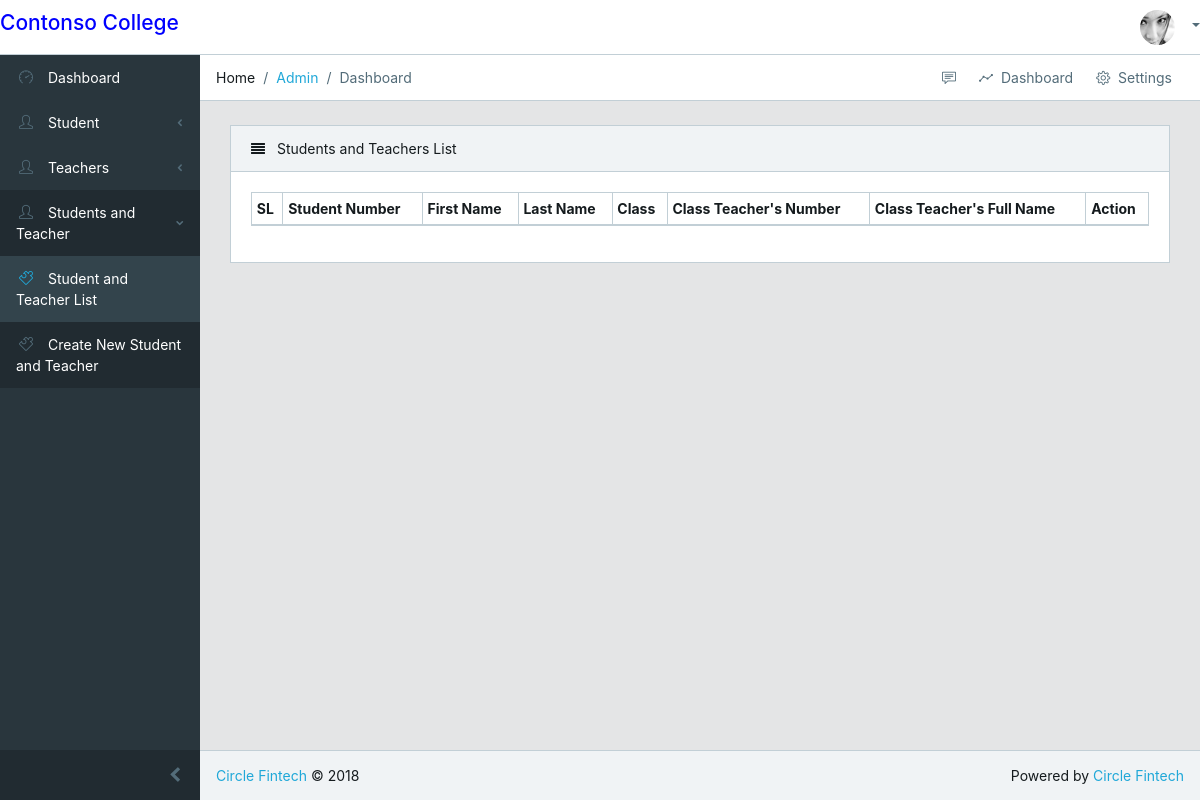
The page /sandt/allsandt/ on the database as committed earlier.
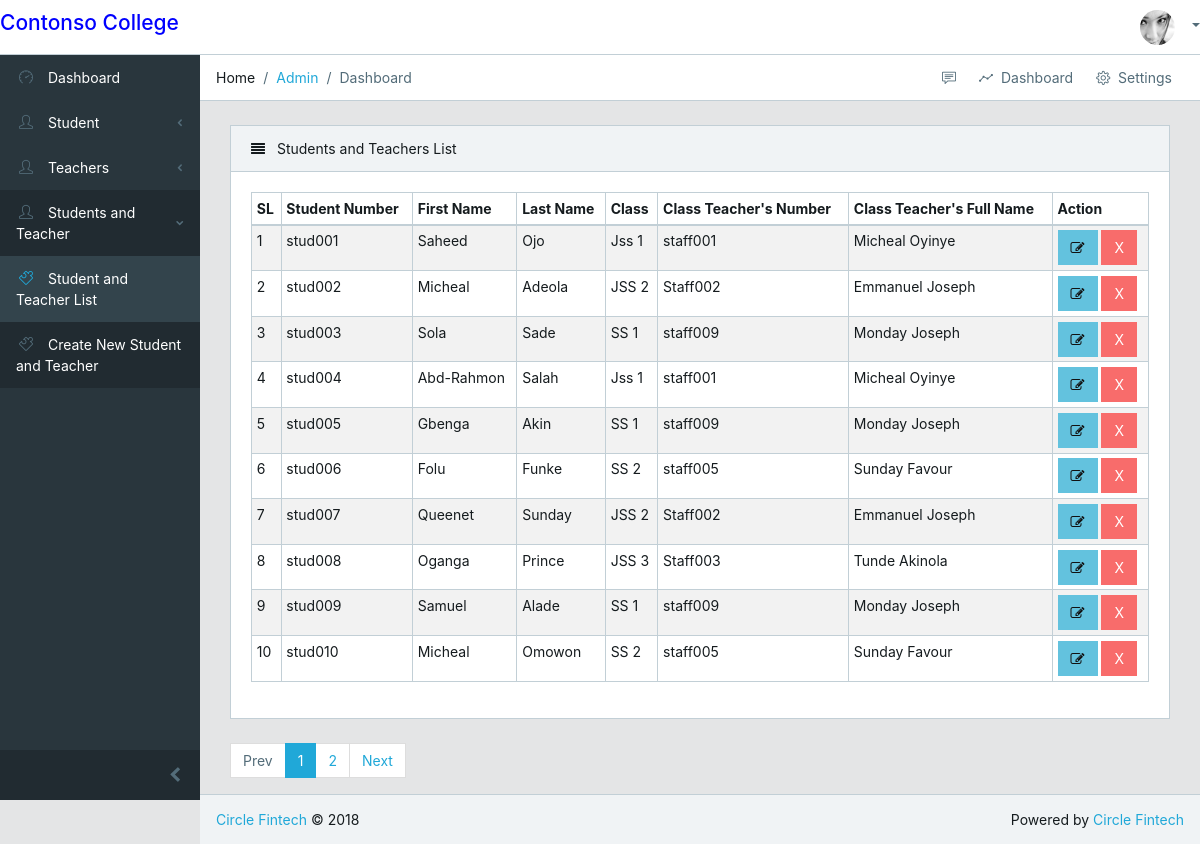
The same page on the database as committed later.
### sandt/models.py (models this page shows)
class Sandt(models.Model):
    student_number = models.CharField(max_length=8)
    first_name = models.CharField(max_length=50)
    last_name = models.CharField(max_length=50)
    level = models.CharField(max_length=5, null=False)
    staff_number = models.CharField(max_length=8)
    teacher_full_name = models.CharField(max_length=80)
    game = models.TextField(blank=True, null=True)

### sandt/views.py (the view)
# urls.py: path('allsandt/', views.sandt_list, name='sandt_list'),
def sandt_list(request):
    sandts = Sandt.objects.all()
    paginator = Paginator(sandts, 10)
    page = request.GET.get('page')
    paged_sandts = paginator.get_page(page)
    context = {
        "sandts": paged_sandts
    }
    return render(request, "sandt/sandts_list.html", context)

### templates/sandt/sandts_list.html (shortened to what this page needs)
{% extends 'base/base.html' %}
{% load static %}
{% block content %}
<div class="row">
    <div class="col-lg-12">
        <div class="card">
            <div class="card-header">
                <i class="fa fa-align-justify"></i> Students and Teachers List</div>
            <div class="card-body">
                <table class="table table-responsive-sm table-bordered table-striped table-sm">
                    <thead>
                        <tr>
                            <th>SL</th>
                            <th>Student Number</th>
                            <th>First Name</th>
                            <th>Last Name</th>
                            <th>Class</th>
                            <th>Class Teacher's Number</th>
                            <th>Class Teacher's Full Name</th>
                            <th>Action</th>
                        </tr>
                    </thead>
                    <tbody>
                        {% for sandt in sandts %}
                            <tr>
                                <td>{{ forloop.counter }}</td>
                                <td>{{ sandt.student_number }}</td>
                                <td>{{ sandt.first_name }}</td>
                                <td>{{ sandt.last_name }}</td>
                                <td>{{ sandt.level }}</td>
                                <td>{{ sandt.staff_number }}</td>
                                <td>{{ sandt.teacher_full_name }}</td>
                                <td>
                                    <a href="{% url 'edit_sandt' sandt.id %}">
                                        <button type="button" class="btn btn-info"><i class="fa fa-edit"></i></button>
                                    </a>
                                    <a href="{% url 'delete_sandt' sandt.id %}">
                                        <button type="button" class="btn btn-danger">X</button>
                                    </a>
                                </td>
                            </tr>
                        {% endfor %}
                    </tbody>
                </table>
            </div>
        </div>
    </div>
</div>
<div class="row">
    <div class="col-md-12">
        {% if sandts.has_other_pages %}
            <ul class="pagination">
                {% if sandts.has_previous %}
                    <li class="page-item">
                        <a href="?page={{sandts.previous_page_number}}" class="page-link">Prev</a>
                    </li>
                {% else %}
                    <li class="page-item disabled">
                        <a class="page-link">Prev</a>
                    </li>
                {% endif %}
                {% for i in sandts.paginator.page_range %}
                    {% if sandts.number == i %}
                        <li class="page-item active">
                            <a class="page-link">{{ i }}</a>
                        </li>
                    {% else %}
                        <li class="page-item">
                            <a href="?page={{ i }}" class="page-link">{{ i }}</a>
                        </li>
                    {% endif %}
                {% endfor %}
                {% if sandts.has_next %}
                    <li class="page-item">
                        <a href="?page={{sandts.next_page_number}}" class="page-link">Next</a>
                    </li>
                {% else %}
                    <li class="page-item disabled">
                        <a class="page-link">Next</a>
                    </li>
                {% endif %}
            </ul>
        {% endif %}
    </div>
</div>
{% endblock %}

### templates/base/base.html (shortened to what this page needs)
<!DOCTYPE html>
<html lang="en">
{% include 'base/header.html' %}
<body class="app header-fixed sidebar-fixed aside-menu-fixed aside-menu-hidden">
{% include 'base/navbar.html' %}
<div class="app-body">
    {% include 'base/sidebar.html' %}
    <main class="main">
        {% include 'base/breadcrumb.html' %}
        <div class="container-fluid">
            <div class="animated fadeIn">
                {% block content %}
                {% endblock %}
            </div>
        </div>
    </main>
</div>
{% include 'base/footer.html' %}
</body>
</html>

### templates/base/header.html (shortened to what this page needs)
{% load static %}
<head>
    <link href="{% static 'dist/vendors/css/font-awesome.min.css' %}" rel="stylesheet">
    <link href="{% static 'dist/vendors/css/simple-line-icons.min.css' %}" rel="stylesheet">
    <link href="{% static 'dist/css/style.css' %}" rel="stylesheet">
</head>

### templates/base/navbar.html (shortened to what this page needs)
{% load static %}
<header class="app-header navbar">
    <h4 style="color:blue;text-align:center;">
        Contonso College
    </h4>
    <ul class="nav navbar-nav ml-auto">
        <li class="nav-item dropdown">
            <a class="nav-link dropdown-toggle nav-link" data-toggle="dropdown" href="#" role="button"
               aria-haspopup="true" aria-expanded="false">
                <img src="{% static 'src/img/avatars/6.jpg' %}" class="img-avatar" alt="admin@bootstrapmaster.com">
            </a>
        </li>
</header>

### templates/base/sidebar.html (shortened to what this page needs)
{% load static %}
<div class="sidebar">
    <nav class="sidebar-nav">
        <ul class="nav">
            <li class="nav-item">
                <a class="nav-link" href="{% url 'home' %}"><i class="icon-speedometer"></i> Dashboard</a>
            </li>
            <li class="nav-item nav-dropdown">
                <a class="nav-link nav-dropdown-toggle" href="#">
                    <i class="nav-icon icon-user"></i> Student</a>
            </li>
            <li class="nav-item nav-dropdown">
                <a class="nav-link nav-dropdown-toggle" href="#">
                    <i class="nav-icon icon-user"></i> Teachers</a>
            </li>
            <li class="nav-item nav-dropdown">
                <a class="nav-link nav-dropdown-toggle" href="#">
                    <i class="nav-icon icon-user"></i> Students and Teacher</a>
                <ul class="nav-dropdown-items">
                    <li class="nav-item">
                        <a class="nav-link" href="{% url 'sandt_list' %}">
                            <i class="nav-icon icon-puzzle"></i> Student and Teacher List</a>
                    </li>
                    <li class="nav-item">
                        <a class="nav-link" href="{% url 'sandt_regi' %}">
                            <i class="nav-icon icon-puzzle"></i> Create New Student and Teacher</a>
                    </li>
                </ul>
            </li>
        </ul>
    </nav>
    <button class="sidebar-minimizer brand-minimizer" type="button"></button>
</div>

### templates/base/breadcrumb.html (shortened to what this page needs)
{% load static %}
<ol class="breadcrumb">
    <li class="breadcrumb-item">Home</li>
    <li class="breadcrumb-item"><a href="#">Admin</a></li>
    <li class="breadcrumb-item active">Dashboard</li>
    <li class="breadcrumb-menu d-md-down-none">
        <div class="btn-group" role="group" aria-label="Button group">
            <a class="btn" href="#"><i class="icon-speech"></i></a>
            <a class="btn" href="{% url 'home' %}"><i class="icon-graph"></i> &nbsp;Dashboard</a>
            <a class="btn" href="#"><i class="icon-settings"></i> &nbsp;Settings</a>
        </div>
    </li>
</ol>

### templates/base/asidebar.html (shortened to what this page needs)
{% load static %}

### templates/base/footer.html (shortened to what this page needs)
<footer class="app-footer">
    <span><a href="#">Circle Fintech</a> © 2018</span>
    <span class="ml-auto">Powered by <a href="#">Circle Fintech</a></span>
</footer>

### templates/base/js.html (shortened to what this page needs)
{% load static %}

Rows that differ between the two databases and show on the page:
added Sandt: student_number "stud001", first_name "Saheed", last_name "Ojo", level "Jss 1", staff_number "staff001", teacher_full_name "Micheal Oyinye"
added Sandt: student_number "stud002", first_name "Micheal", last_name "Adeola", level "JSS 2", staff_number "Staff002", teacher_full_name "Emmanuel Joseph"
added Sandt: student_number "stud003", first_name "Sola", last_name "Sade", level "SS 1", staff_number "staff009", teacher_full_name "Monday Joseph"
added Sandt: student_number "stud004", first_name "Abd-Rahmon", last_name "Salah", level "Jss 1", staff_number "staff001", teacher_full_name "Micheal Oyinye"
added Sandt: student_number "stud005", first_name "Gbenga", last_name "Akin", level "SS 1", staff_number "staff009", teacher_full_name "Monday Joseph"
added Sandt: student_number "stud006", first_name "Folu", last_name "Funke", level "SS 2", staff_number "staff005", teacher_full_name "Sunday Favour"
added Sandt: student_number "stud007", first_name "Queenet", last_name "Sunday", level "JSS 2", staff_number "Staff002", teacher_full_name "Emmanuel Joseph"
added Sandt: student_number "stud008", first_name "Oganga", last_name "Prince", level "JSS 3", staff_number "Staff003", teacher_full_name "Tunde Akinola"
added Sandt: student_number "stud009", first_name "Samuel", last_name "Alade", level "SS 1", staff_number "staff009", teacher_full_name "Monday Joseph"
added Sandt: student_number "stud010", first_name "Micheal", last_name "Omowon", level "SS 2", staff_number "staff005", teacher_full_name "Sunday Favour"
Other text that changed with them:
text now shown: "Prev Next"
new list line: "1"
new list line: "2"
